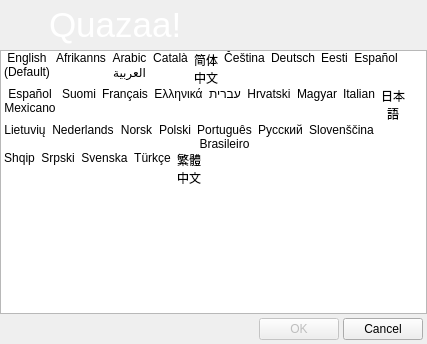
<?xml version="1.0" encoding="UTF-8"?>
<ui version="4.0">
 <class>DialogLanguage</class>
 <widget class="QDialog" name="DialogLanguage">
  <property name="windowModality">
   <enum>Qt::ApplicationModal</enum>
  </property>
  <property name="geometry">
   <rect>
    <x>0</x>
    <y>0</y>
    <width>427</width>
    <height>344</height>
   </rect>
  </property>
  <property name="minimumSize">
   <size>
    <width>427</width>
    <height>344</height>
   </size>
  </property>
  <property name="maximumSize">
   <size>
    <width>427</width>
    <height>344</height>
   </size>
  </property>
  <property name="windowTitle">
   <string>Select Language</string>
  </property>
  <property name="windowIcon">
   <iconset resource="Resource.qrc">
    <normaloff>:/Resource/Generic/Language.png</normaloff>:/Resource/Generic/Language.png</iconset>
  </property>
  <property name="autoFillBackground">
   <bool>true</bool>
  </property>
  <property name="modal">
   <bool>true</bool>
  </property>
  <layout class="QGridLayout" name="gridLayout_2">
   <property name="margin">
    <number>0</number>
   </property>
   <property name="spacing">
    <number>0</number>
   </property>
   <item row="0" column="0">
    <widget class="QFrame" name="frameCommonHeader">
     <property name="minimumSize">
      <size>
       <width>0</width>
       <height>50</height>
      </size>
     </property>
     <property name="maximumSize">
      <size>
       <width>16777215</width>
       <height>50</height>
      </size>
     </property>
     <property name="styleSheet">
      <string notr="true">background-image: url(:/Resource/HeaderBackground.png);
color: rgb(255, 255, 255);</string>
     </property>
     <property name="frameShape">
      <enum>QFrame::NoFrame</enum>
     </property>
     <property name="frameShadow">
      <enum>QFrame::Raised</enum>
     </property>
     <layout class="QGridLayout" name="gridLayout_23">
      <property name="margin">
       <number>1</number>
      </property>
      <property name="spacing">
       <number>0</number>
      </property>
      <item row="0" column="0">
       <widget class="QLabel" name="labelLogo">
        <property name="minimumSize">
         <size>
          <width>48</width>
          <height>48</height>
         </size>
        </property>
        <property name="maximumSize">
         <size>
          <width>48</width>
          <height>48</height>
         </size>
        </property>
        <property name="styleSheet">
         <string notr="true">background-color: transparent;</string>
        </property>
        <property name="text">
         <string/>
        </property>
        <property name="pixmap">
         <pixmap resource="Resource.qrc">:/Resource/Quazaa48.png</pixmap>
        </property>
        <property name="scaledContents">
         <bool>true</bool>
        </property>
       </widget>
      </item>
      <item row="0" column="1">
       <widget class="QLabel" name="labelHeadertext">
        <property name="sizePolicy">
         <sizepolicy hsizetype="MinimumExpanding" vsizetype="Preferred">
          <horstretch>0</horstretch>
          <verstretch>0</verstretch>
         </sizepolicy>
        </property>
        <property name="text">
         <string notr="true">&lt;!DOCTYPE HTML PUBLIC &quot;-//W3C//DTD HTML 4.0//EN&quot; &quot;http://www.w3.org/TR/REC-html40/strict.dtd&quot;&gt;
&lt;html&gt;&lt;head&gt;&lt;meta name=&quot;qrichtext&quot; content=&quot;1&quot; /&gt;&lt;style type=&quot;text/css&quot;&gt;
p, li { white-space: pre-wrap; }
&lt;/style&gt;&lt;/head&gt;&lt;body style=&quot; font-family:'MS Shell Dlg 2'; font-size:8.25pt; font-weight:400; font-style:normal;&quot;&gt;
&lt;p style=&quot; margin-top:0px; margin-bottom:0px; margin-left:0px; margin-right:0px; -qt-block-indent:0; text-indent:0px;&quot;&gt;&lt;span style=&quot; font-size:26pt;&quot;&gt;Quazaa!&lt;/span&gt;&lt;/p&gt;&lt;/body&gt;&lt;/html&gt;</string>
        </property>
       </widget>
      </item>
     </layout>
    </widget>
   </item>
   <item row="1" column="0">
    <widget class="QListWidget" name="listWidgetLanguages">
     <property name="viewMode">
      <enum>QListView::IconMode</enum>
     </property>
     <property name="wordWrap">
      <bool>true</bool>
     </property>
     <property name="currentRow">
      <number>-1</number>
     </property>
     <property name="sortingEnabled">
      <bool>false</bool>
     </property>
     <item>
      <property name="text">
       <string notr="true">English (Default)</string>
      </property>
      <property name="icon">
       <iconset resource="Resource.qrc">
        <normaloff>:/Resource/Languages/default-en.png</normaloff>:/Resource/Languages/default-en.png</iconset>
      </property>
     </item>
     <item>
      <property name="text">
       <string notr="true">Afrikanns</string>
      </property>
      <property name="icon">
       <iconset resource="Resource.qrc">
        <normaloff>:/Resource/Languages/default-af.png</normaloff>:/Resource/Languages/default-af.png</iconset>
      </property>
     </item>
     <item>
      <property name="text">
       <string notr="true">Arabic العربية</string>
      </property>
      <property name="icon">
       <iconset resource="Resource.qrc">
        <normaloff>:/Resource/Languages/default-ar.png</normaloff>:/Resource/Languages/default-ar.png</iconset>
      </property>
     </item>
     <item>
      <property name="text">
       <string notr="true">Català</string>
      </property>
      <property name="icon">
       <iconset resource="Resource.qrc">
        <normaloff>:/Resource/Languages/default-ca.png</normaloff>:/Resource/Languages/default-ca.png</iconset>
      </property>
     </item>
     <item>
      <property name="text">
       <string notr="true">简体中文</string>
      </property>
      <property name="icon">
       <iconset resource="Resource.qrc">
        <normaloff>:/Resource/Languages/default-chs.png</normaloff>:/Resource/Languages/default-chs.png</iconset>
      </property>
     </item>
     <item>
      <property name="text">
       <string notr="true">Čeština</string>
      </property>
      <property name="icon">
       <iconset resource="Resource.qrc">
        <normaloff>:/Resource/Languages/default-cz.png</normaloff>:/Resource/Languages/default-cz.png</iconset>
      </property>
     </item>
     <item>
      <property name="text">
       <string notr="true">Deutsch</string>
      </property>
      <property name="icon">
       <iconset resource="Resource.qrc">
        <normaloff>:/Resource/Languages/default-de.png</normaloff>:/Resource/Languages/default-de.png</iconset>
      </property>
     </item>
     <item>
      <property name="text">
       <string notr="true">Eesti</string>
      </property>
      <property name="icon">
       <iconset resource="Resource.qrc">
        <normaloff>:/Resource/Languages/default-ee.png</normaloff>:/Resource/Languages/default-ee.png</iconset>
      </property>
     </item>
     <item>
      <property name="text">
       <string notr="true">Español</string>
      </property>
      <property name="icon">
       <iconset resource="Resource.qrc">
        <normaloff>:/Resource/Languages/default-es.png</normaloff>:/Resource/Languages/default-es.png</iconset>
      </property>
     </item>
     <item>
      <property name="text">
       <string notr="true">Español Mexicano</string>
      </property>
      <property name="icon">
       <iconset resource="Resource.qrc">
        <normaloff>:/Resource/Languages/default-es-mx.png</normaloff>:/Resource/Languages/default-es-mx.png</iconset>
      </property>
     </item>
     <item>
      <property name="text">
       <string notr="true">Suomi</string>
      </property>
      <property name="icon">
       <iconset resource="Resource.qrc">
        <normaloff>:/Resource/Languages/default-fi.png</normaloff>:/Resource/Languages/default-fi.png</iconset>
      </property>
     </item>
     <item>
      <property name="text">
       <string notr="true">Français</string>
      </property>
      <property name="icon">
       <iconset resource="Resource.qrc">
        <normaloff>:/Resource/Languages/default-fr.png</normaloff>:/Resource/Languages/default-fr.png</iconset>
      </property>
     </item>
     <item>
      <property name="text">
       <string notr="true">Ελληνικά</string>
      </property>
      <property name="icon">
       <iconset resource="Resource.qrc">
        <normaloff>:/Resource/Languages/default-gr.png</normaloff>:/Resource/Languages/default-gr.png</iconset>
      </property>
     </item>
     <item>
      <property name="text">
       <string notr="true">עברית</string>
      </property>
      <property name="icon">
       <iconset resource="Resource.qrc">
        <normaloff>:/Resource/Languages/default-heb.png</normaloff>:/Resource/Languages/default-heb.png</iconset>
      </property>
     </item>
     <item>
      <property name="text">
       <string notr="true">Hrvatski</string>
      </property>
      <property name="icon">
       <iconset resource="Resource.qrc">
        <normaloff>:/Resource/Languages/default-sr.png</normaloff>:/Resource/Languages/default-sr.png</iconset>
      </property>
     </item>
     <item>
      <property name="text">
       <string notr="true">Magyar</string>
      </property>
      <property name="icon">
       <iconset resource="Resource.qrc">
        <normaloff>:/Resource/Languages/default-hu.png</normaloff>:/Resource/Languages/default-hu.png</iconset>
      </property>
     </item>
     <item>
      <property name="text">
       <string notr="true">Italian</string>
      </property>
      <property name="icon">
       <iconset resource="Resource.qrc">
        <normaloff>:/Resource/Languages/default-it.png</normaloff>:/Resource/Languages/default-it.png</iconset>
      </property>
     </item>
     <item>
      <property name="text">
       <string notr="true">日本語</string>
      </property>
      <property name="icon">
       <iconset resource="Resource.qrc">
        <normaloff>:/Resource/Languages/default-ja.png</normaloff>:/Resource/Languages/default-ja.png</iconset>
      </property>
     </item>
     <item>
      <property name="text">
       <string notr="true">Lietuvių</string>
      </property>
      <property name="icon">
       <iconset resource="Resource.qrc">
        <normaloff>:/Resource/Languages/default-lt.png</normaloff>:/Resource/Languages/default-lt.png</iconset>
      </property>
     </item>
     <item>
      <property name="text">
       <string notr="true">Nederlands</string>
      </property>
      <property name="icon">
       <iconset resource="Resource.qrc">
        <normaloff>:/Resource/Languages/default-nl.png</normaloff>:/Resource/Languages/default-nl.png</iconset>
      </property>
     </item>
     <item>
      <property name="text">
       <string notr="true">Norsk</string>
      </property>
      <property name="icon">
       <iconset resource="Resource.qrc">
        <normaloff>:/Resource/Languages/default-no.png</normaloff>:/Resource/Languages/default-no.png</iconset>
      </property>
     </item>
     <item>
      <property name="text">
       <string notr="true">Polski</string>
      </property>
      <property name="icon">
       <iconset resource="Resource.qrc">
        <normaloff>:/Resource/Languages/default-pl.png</normaloff>:/Resource/Languages/default-pl.png</iconset>
      </property>
     </item>
     <item>
      <property name="text">
       <string notr="true">Português Brasileiro</string>
      </property>
      <property name="icon">
       <iconset resource="Resource.qrc">
        <normaloff>:/Resource/Languages/default-pt-br.png</normaloff>:/Resource/Languages/default-pt-br.png</iconset>
      </property>
     </item>
     <item>
      <property name="text">
       <string notr="true">Pусский</string>
      </property>
      <property name="icon">
       <iconset resource="Resource.qrc">
        <normaloff>:/Resource/Languages/default-ru.png</normaloff>:/Resource/Languages/default-ru.png</iconset>
      </property>
     </item>
     <item>
      <property name="text">
       <string notr="true">Slovenščina</string>
      </property>
      <property name="icon">
       <iconset resource="Resource.qrc">
        <normaloff>:/Resource/Languages/default-sl-si.png</normaloff>:/Resource/Languages/default-sl-si.png</iconset>
      </property>
     </item>
     <item>
      <property name="text">
       <string notr="true">Shqip</string>
      </property>
      <property name="icon">
       <iconset resource="Resource.qrc">
        <normaloff>:/Resource/Languages/default-sq.png</normaloff>:/Resource/Languages/default-sq.png</iconset>
      </property>
     </item>
     <item>
      <property name="text">
       <string notr="true">Srpski</string>
      </property>
      <property name="icon">
       <iconset resource="Resource.qrc">
        <normaloff>:/Resource/Languages/default-hr.png</normaloff>:/Resource/Languages/default-hr.png</iconset>
      </property>
     </item>
     <item>
      <property name="text">
       <string notr="true">Svenska</string>
      </property>
      <property name="icon">
       <iconset resource="Resource.qrc">
        <normaloff>:/Resource/Languages/default-sv.png</normaloff>:/Resource/Languages/default-sv.png</iconset>
      </property>
     </item>
     <item>
      <property name="text">
       <string notr="true">Türkçe</string>
      </property>
      <property name="icon">
       <iconset resource="Resource.qrc">
        <normaloff>:/Resource/Languages/default-tr.png</normaloff>:/Resource/Languages/default-tr.png</iconset>
      </property>
     </item>
     <item>
      <property name="text">
       <string notr="true">繁體中文</string>
      </property>
      <property name="icon">
       <iconset resource="Resource.qrc">
        <normaloff>:/Resource/Languages/default-tw.png</normaloff>:/Resource/Languages/default-tw.png</iconset>
      </property>
     </item>
    </widget>
   </item>
   <item row="2" column="0">
    <layout class="QGridLayout" name="gridLayoutFooter">
     <property name="margin">
      <number>4</number>
     </property>
     <property name="spacing">
      <number>4</number>
     </property>
     <item row="0" column="0">
      <spacer name="horizontalSpacerFooter">
       <property name="orientation">
        <enum>Qt::Horizontal</enum>
       </property>
       <property name="sizeHint" stdset="0">
        <size>
         <width>40</width>
         <height>20</height>
        </size>
       </property>
      </spacer>
     </item>
     <item row="0" column="1">
      <widget class="QPushButton" name="pushButtonOK">
       <property name="enabled">
        <bool>false</bool>
       </property>
       <property name="text">
        <string>OK</string>
       </property>
      </widget>
     </item>
     <item row="0" column="2">
      <widget class="QPushButton" name="pushButtonCancel">
       <property name="text">
        <string>Cancel</string>
       </property>
      </widget>
     </item>
    </layout>
   </item>
  </layout>
 </widget>
 <resources>
  <include location="Resource.qrc"/>
 </resources>
 <connections/>
</ui>
